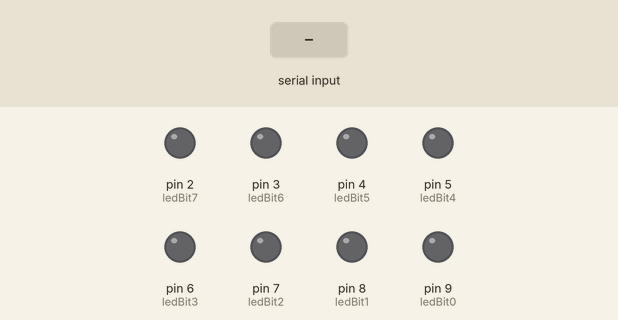
Recording of a sketch running on a simulated Arduino Uno, built with avr-gcc and run on an emulated ATmega328P. On the bench: output pins drawn as LEDs (lit = HIGH). The inputs (shaded band) are chosen by the test bench. What the sketch prints to the serial monitor is not drawn.

Above: at 1.2 s.
1.3 s: "90;45\n" received over Serial
At 2.0 s:
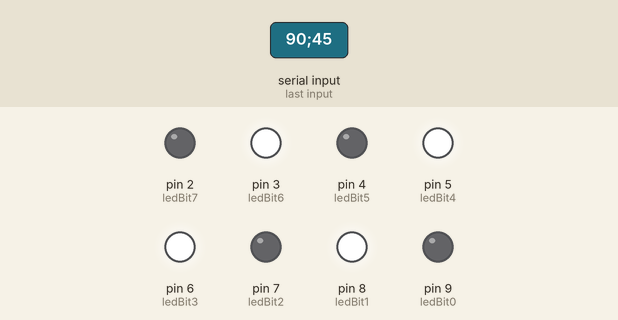
2.8 s: ";" received over Serial
At 4.0 s:
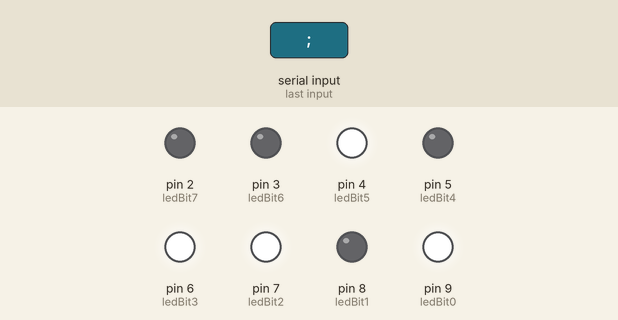
4.3 s: "30;150\n" received over Serial
At 5.4 s:
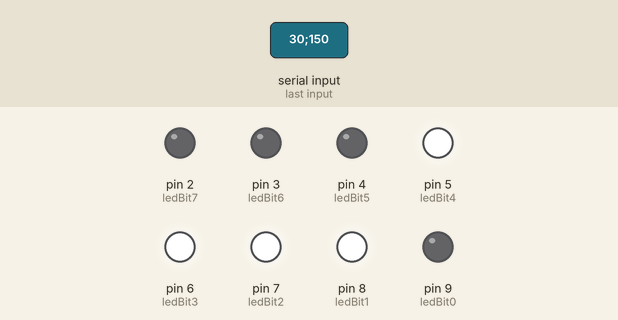
5.8 s: ";" received over Serial
At 6.5 s:
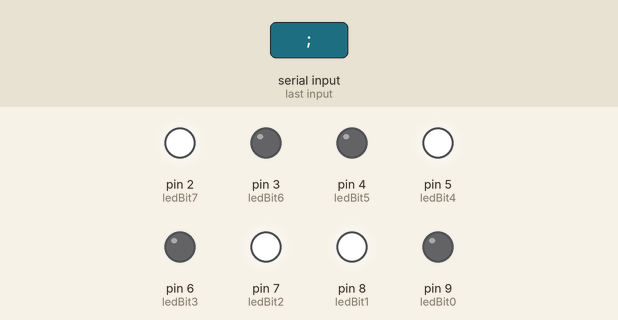
Timing chart, 0 to 8.3 s (numbered marks = the images above; inputs shaded):
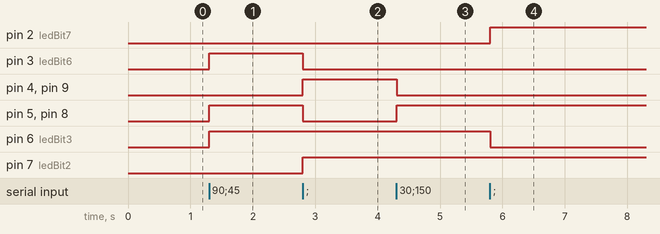

The sketch:

sketch.ino
```cpp
/*
  Curso de Arduino .NET - Flávio Guimarães
  CANAL: Brincando com Ideias - https://www.youtube.com/c/BrincandocomIdeias
  SITE: https://www.brincandocomideias.com/
  Autor:  Argênio Silveira
  Link:   https://wokwi.com/arduino/projects/313543461092459074
  MODULO: 2 - Módulo 2 - Programação básica (14 aulas)
  SKETCH: 10 - Aula ao Vivo 30 - AULA DE APOIO - Conversões entre Tipos de Variáveis
*/

#define ledBit0 9
#define ledBit1 8
#define ledBit2 7
#define ledBit3 6
#define ledBit4 5
#define ledBit5 4
#define ledBit6 3
#define ledBit7 2
// 8 LEDs = 8 Bits
int varInt = 0; // Variavel interia para converter em bit

String comando;

void setup() {
  Serial.begin(9600);
  Serial.println ("Aula sobre tipos de Dados e Comversão");
  Serial.println ("8 LED's = 8 Bits");
  Serial.println("");

  Serial.print("varInt contem: ");
  Serial.println(varInt);
  Serial.print("(print) ");
  Serial.write(varInt);
  Serial.println("");
  Serial.print("(write) ");
  Serial.println(varInt, BIN);
  Serial.print("(BIN) ");
  Serial.println("");

  pinMode(ledBit0, OUTPUT);
  pinMode(ledBit1, OUTPUT);
  pinMode(ledBit2, OUTPUT);
  pinMode(ledBit3, OUTPUT);
  pinMode(ledBit4, OUTPUT);
  pinMode(ledBit5, OUTPUT);
  pinMode(ledBit6, OUTPUT);
  pinMode(ledBit7, OUTPUT);
}

void loop() {
  digitalWrite(ledBit0,bitRead(varInt, 0));
  digitalWrite(ledBit1,bitRead(varInt, 1));
  digitalWrite(ledBit2,bitRead(varInt, 2));
  digitalWrite(ledBit3,bitRead(varInt, 3));
  digitalWrite(ledBit4,bitRead(varInt, 4));
  digitalWrite(ledBit5,bitRead(varInt, 5));
  digitalWrite(ledBit6,bitRead(varInt, 6));
  digitalWrite(ledBit7,bitRead(varInt, 7));

  if(Serial.available()){
    char lido = Serial.read();
    if (lido == ';'){
      varInt = comando.toInt();
      comando = "";

      Serial.print("varInt contem: ");
      Serial.println(varInt);
      Serial.print("(print) ");
      Serial.write(varInt);
      Serial.println("");
      Serial.print("(write) ");
      Serial.println(varInt, BIN);
      Serial.print("(BIN) ");
      Serial.println("");

    }else{
      comando += lido;
    }
  }
}
```

Measured:
- after the input at 1.3 s, pin 3 (ledBit6), pin 5 (ledBit4), pin 6 (ledBit3), pin 8 (ledBit1): LOW → HIGH at once
- after the input at 2.8 s, pin 3 (ledBit6), pin 5 (ledBit4), pin 8 (ledBit1): HIGH → LOW at once; pin 4 (ledBit5), pin 7 (ledBit2), pin 9 (ledBit0): LOW → HIGH at once
- after the input at 4.3 s, pin 4 (ledBit5), pin 9 (ledBit0): HIGH → LOW at once; pin 5 (ledBit4), pin 8 (ledBit1): LOW → HIGH at once
- after the input at 5.8 s, pin 2 (ledBit7): LOW → HIGH at once; pin 6 (ledBit3): HIGH → LOW at once
